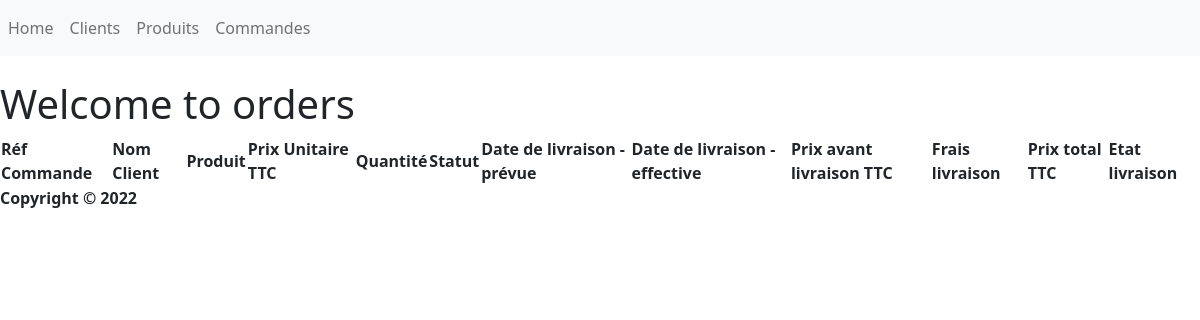
Before: /Commandes/ with the older database file.
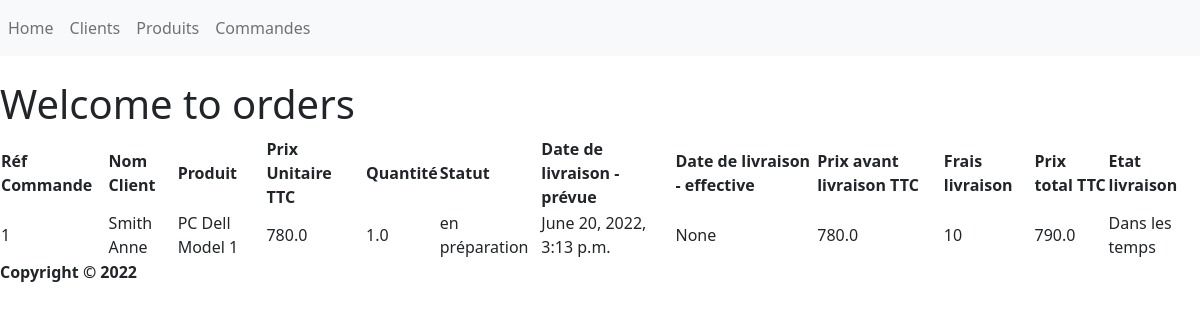
After: the same page with the newer database file.
### Main/models.py (models this page shows, shortened)
class Order(models.Model):
    STATUS_CHOICES=(('en préparation','en préparation'),('expédié','expédié'),('livré','livré'),('retour client','retour client'))
    customer=models.ForeignKey(Customer,null=True, on_delete=models.SET_NULL)
    product=models.ForeignKey(Product,null=True, on_delete=models.SET_NULL)
    quantity=models.FloatField(null=True)
    date_created=models.DateTimeField(auto_now_add=True, null=True)
    status=models.CharField(max_length=255, null=True,choices=STATUS_CHOICES)
    Delivery_date_expected=models.DateTimeField(null=True)
    Delivery_date_final=models.DateTimeField(blank=True, null=True)                   # Ce champ ne doit pas être obligatoire
    @property
    def get_total_item_price_HT(self):#for particular product order total
        return self.quantity * self.product.price_pdt_HT
    @property
    def get_total_item_price_TTC(self):#for particular product order total
        return self.quantity * self.product.price_pdt_TTC
    @property
    def late_delivery(self):
        today=timezone.now()
        if self.Delivery_date_expected < today:
            delivery_res="En retard"
        else:
            delivery_res="Dans les temps"
        return delivery_res
    @property
    def delivery_fees(self):
        if self.get_total_item_price_HT<2000:
            fees_res=10
        else:
            fees_res=0
        return fees_res
    @property
    def get_total_order_price_TTC(self):#for particular product order total
        return self.get_total_item_price_TTC+self.delivery_fees

class Customer(models.Model):
    GENDER_CHOICES=(('Masculin','Masculin'),('Féminin','Féminin'),('Autre','Autre')
    )
    name=models.CharField(max_length=255, null=True)
    customer_type=models.CharField(max_length=255, null=True)
    DoB=models.DateTimeField(null=True)
    gender=models.CharField(max_length=255, null=True,choices=GENDER_CHOICES)
    email=models.CharField(max_length=255, null=True)
    phone=models.CharField(max_length=12, null=True)
    address=models.CharField(max_length=255, null=True)
    town=models.CharField(max_length=255, null=True)
    region=models.CharField(max_length=255, null=True)
    date_created=models.DateTimeField(auto_now_add=True, null=True)

class Product(models.Model):
    CATEGORY_CHOICES=(('PC','PC'),('Autre','Autre'))
    name=models.CharField(max_length=200, null=True)
    description=models.CharField(max_length=200, null=True)
    category=models.CharField(max_length=200, null=True,choices=CATEGORY_CHOICES)
    n_lot=models.CharField(max_length=200, null=True)
    price_pdt_HT=models.FloatField(null=True)
    price_pdt_TTC=models.FloatField(null=True)
    commercial_margin=models.FloatField(null=True)
    stock_q=models.IntegerField(null=True)
    stock_security=models.IntegerField(null=True)

### Main/views.py (the view)
# urls.py: path('Commandes/', orders, name='orders_page'),
def orders(request):
    if request.method=="POST":
        order=Order()
        order.customer=request.POST['order_customer']
        order.product=request.POST['order_product']
        order.total_price_HT=request.POST['order_total_price_HT']
        order.total_price_TTC=request.POST['order_total_price_TTC']
        order.status=request.POST['order_status']
        order.Delivery_date_expected=request.POST['order_Delivery_date_expected']
        order.Delivery_date_final=request.POST['order_Delivery_date_final']
        order.save()
        return redirect('/')
    else:
        my_order=Order.objects.all()
        context={"my_order": my_order}
        return render(request,'Main/orders.html',context)

### Main/Templates/Main/orders.html
{% extends "main/base.html" %}
{% block content %}
    <header>
        <h1> Welcome to orders </h1>
    </header>
<table>
    <thead>
        <th>Réf Commande</th>
        <th>Nom Client</th>
        <th>Produit</th>
        <th>Prix Unitaire TTC</th>
        <th>Quantité</th>
        <th>Statut</th>
        <th>Date de livraison - prévue</th>
        <th>Date de livraison - effective</th>
        <th>Prix avant livraison TTC</th>
        <th>Frais livraison</th>
        <th>Prix total TTC</th>
        <th>Etat livraison</th>
    </thead>
    <tbody>
        {% for order in my_order %}
        <tr>
            <td>{{order.id}}</td>
            <td>{{order.customer.name}}</td>
            <td>{{order.product.name}}</td>
            <td>{{order.product.price_pdt_TTC}}</td>
            <td>{{order.quantity}}</td>
            <td>{{order.status}}</td>
            <td>{{order.Delivery_date_expected}}</td>
            <td>{{order.Delivery_date_final}}</td>
            <td>{{order.get_total_item_price_TTC}}</td>
            <td>{{order.delivery_fees}}</td>
            <td>{{order.get_total_order_price_TTC}}</td>
            <td>{{order.late_delivery}}</td>
        </tr>
        {% endfor %}
    </tbody>
</table>
{% endblock content %}

### Main/Templates/Main/base.html (shortened to what this page needs)
{% load static %}
<!DOCTYPE html>
<html lang="fr">
<head>
    <link href="https://cdn.jsdelivr.net/npm/bootstrap@5.2.0-beta1/dist/css/bootstrap.min.css" rel="stylesheet">
    <link rel="stylesheet" type="text/css" href="{% static '/css/main.css' %}">
</head>
<body>
    {% include "Main/nav_bar.html" %}
    <br>
    {% block content %}
    {% endblock content %}
</body>
<footer>
    <strong>Copyright © 2022 <br></strong>
</footer>

### Main/Templates/Main/nav_bar.html (shortened to what this page needs)
<nav class="navbar navbar-expand-lg navbar-light bg-light">
  <div class="collapse navbar-collapse" id="navbarSupportedContent">
    <ul class="navbar-nav mr-auto">
      <li class="nav-item active">
        <a class="nav-link" href="">Home</a>
      </li>
      <li class="nav-item">
        <a class="nav-link" href="/Clients">Clients</a>
      </li>
      <li class="nav-item">
        <a class="nav-link" href="/Produits">Produits</a>
      </li>
      <li class="nav-item">
        <a class="nav-link" href="/Commandes">Commandes</a>
      </li>
    </ul>
  </div>
</nav>

Changed rows visible on the page:
added Order: id "1", customer.name "Smith Anne", product.name "PC Dell Model 1", product.price_pdt_TTC "780.0", quantity "1.0", status "en préparation", Delivery_date_expected "June 20, 2022, 3:13 p.m.", Delivery_date_final "None", get_total_item_price_TTC "780.0", delivery_fees "10", get_total_order_price_TTC "790.0", late_delivery "Dans les temps"
